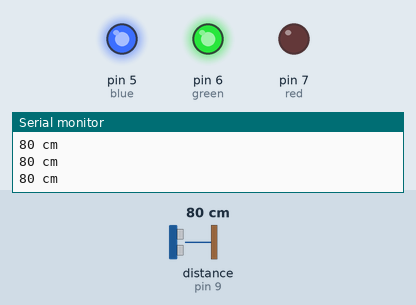
Simulated run of this sketch. Board: Arduino Uno, built with avr-gcc and run on an emulated ATmega328P. On the bench: output pins drawn as LEDs (lit = HIGH), the last lines printed to the serial monitor. Wiring (inferred from the names in the program): ultrasonic range finder: trigger pin 8; echo pin 9. The test bench sets the inputs (shaded band); at power-on: distance to the obstacle (sensor on pin 9) 80 cm. The echo pulse lasts 58.3 µs per cm; pins used as bus, display or sensor lines are not drawn.

Above: at 1.2 s.
1.3 s: distance to the obstacle (sensor on pin 9) set to 54 cm
4.3 s: distance to the obstacle (sensor on pin 9) set to 45 cm
At 4.43 s:
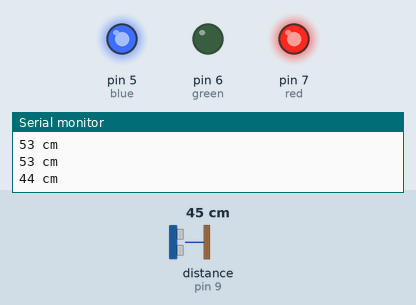
7.3 s: distance to the obstacle (sensor on pin 9) set to 33 cm
10.3 s: distance to the obstacle (sensor on pin 9) set to 27 cm
At 10.4 s:
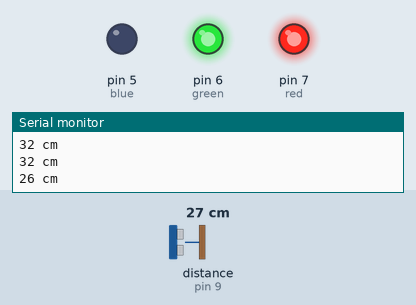
13.3 s: distance to the obstacle (sensor on pin 9) set to 35 cm
At 13.47 s:
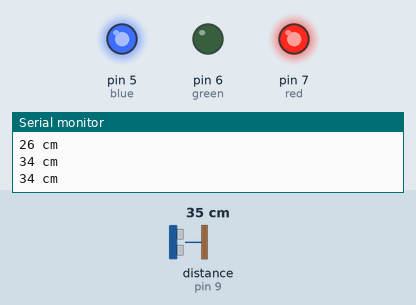
16.3 s: distance to the obstacle (sensor on pin 9) set to 4 cm
At 16.55 s:
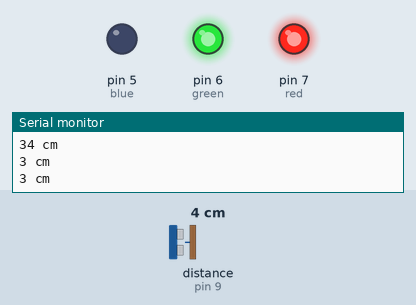
Timing chart, 0 to 19.3 s (numbered marks = the images above; inputs shaded):
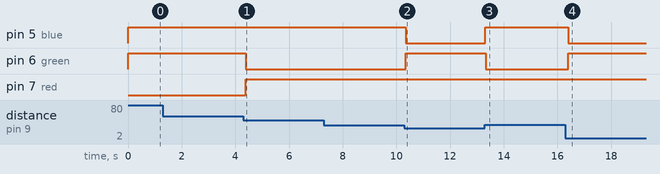

Measured:
- the behaviour switches between 51 and 50 cm on distance to the obstacle (sensor on pin 9) (found by bisection; images 0 and 1)
- the behaviour switches between 31 and 30 cm on distance to the obstacle (sensor on pin 9) (found by bisection; images 1 and 2)
- after the input at 4.3 s, pin 6 (green): HIGH → LOW after 0.08 s; pin 7 (red): LOW → HIGH after 0.08 s
- after the input at 10.3 s, pin 5 (blue): HIGH → LOW after 0.05 s; pin 6 (green): LOW → HIGH after 0.05 s
- after the input at 13.3 s, pin 5 (blue): LOW → HIGH at once; pin 6 (green): HIGH → LOW at once
- after the input at 16.3 s, pin 5 (blue): HIGH → LOW after 0.10 s; pin 6 (green): LOW → HIGH after 0.10 s

The sketch:

dalnometr.ino
```cpp
int echoPin = 9;
int trigPin = 8;
int red = 7;
int green = 6;
int blue = 5;

void setup() {
  Serial.begin (9600);
  pinMode(trigPin, OUTPUT);
  pinMode(echoPin, INPUT);
  pinMode(red, OUTPUT);
  pinMode(green, OUTPUT);
  pinMode(blue, OUTPUT);
}

void loop() {
  int duration, cm;

  digitalWrite(red, HIGH);
  digitalWrite(green, HIGH);
  digitalWrite(blue, HIGH);

  digitalWrite(trigPin, LOW);
  delayMicroseconds(2);
  digitalWrite(trigPin, HIGH);
  delayMicroseconds(10);
  digitalWrite(trigPin, LOW);
  duration = pulseIn(echoPin, HIGH);
  cm = duration / 58;
  if (cm>1)
{
  if (cm<100)
  {
     digitalWrite(red, LOW);
     digitalWrite(green, HIGH);
     digitalWrite(blue, HIGH);
    }
     if (cm<50)
  {
     digitalWrite(red, HIGH);
     digitalWrite(green, LOW);
     digitalWrite(blue, HIGH);
    }
     if (cm<30)
  {
     digitalWrite(red, HIGH);
     digitalWrite(green, HIGH);
     digitalWrite(blue, LOW);
    }
  Serial.print(cm);
  Serial.println(" cm");
  delay(100);
}
}
```
